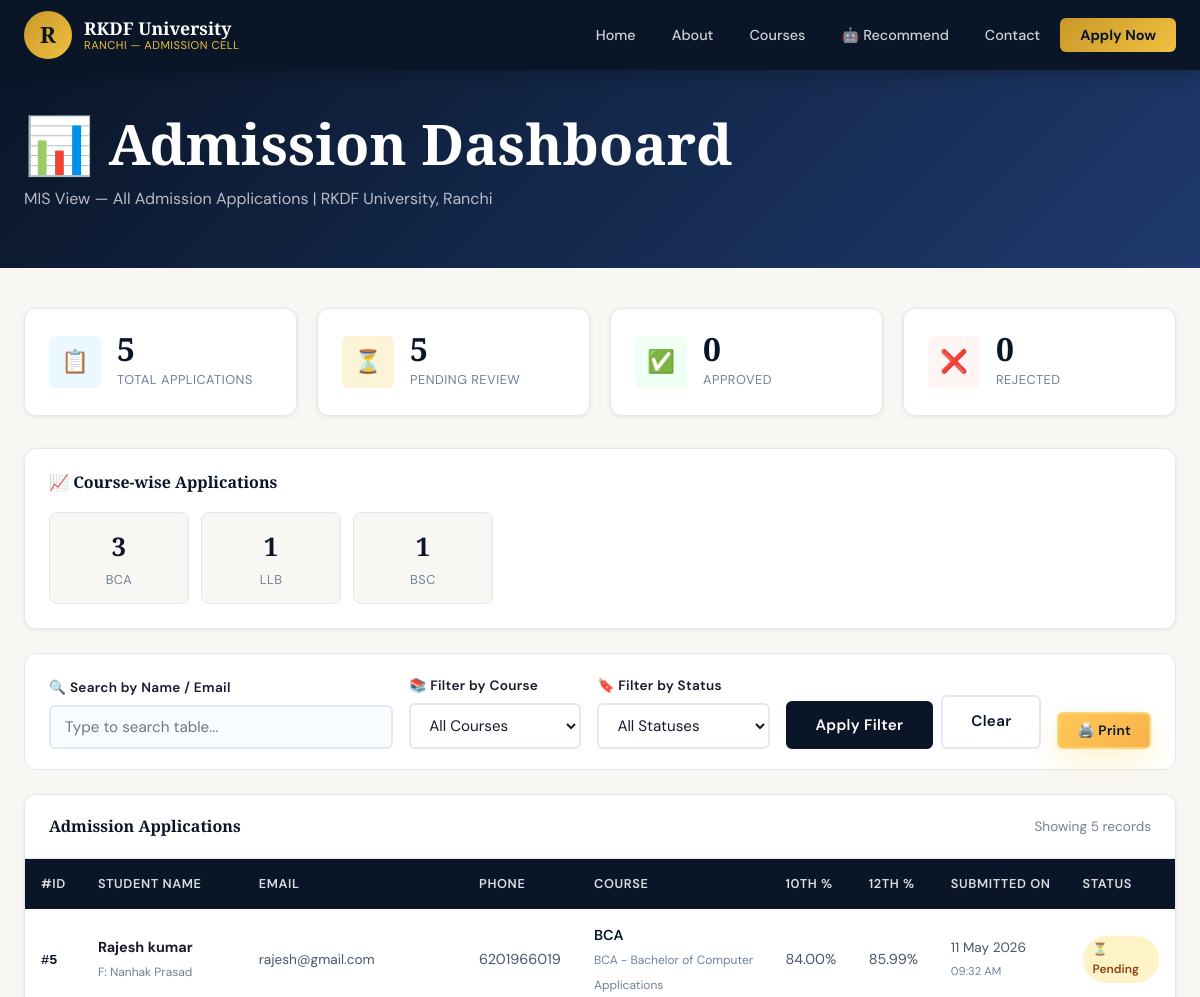
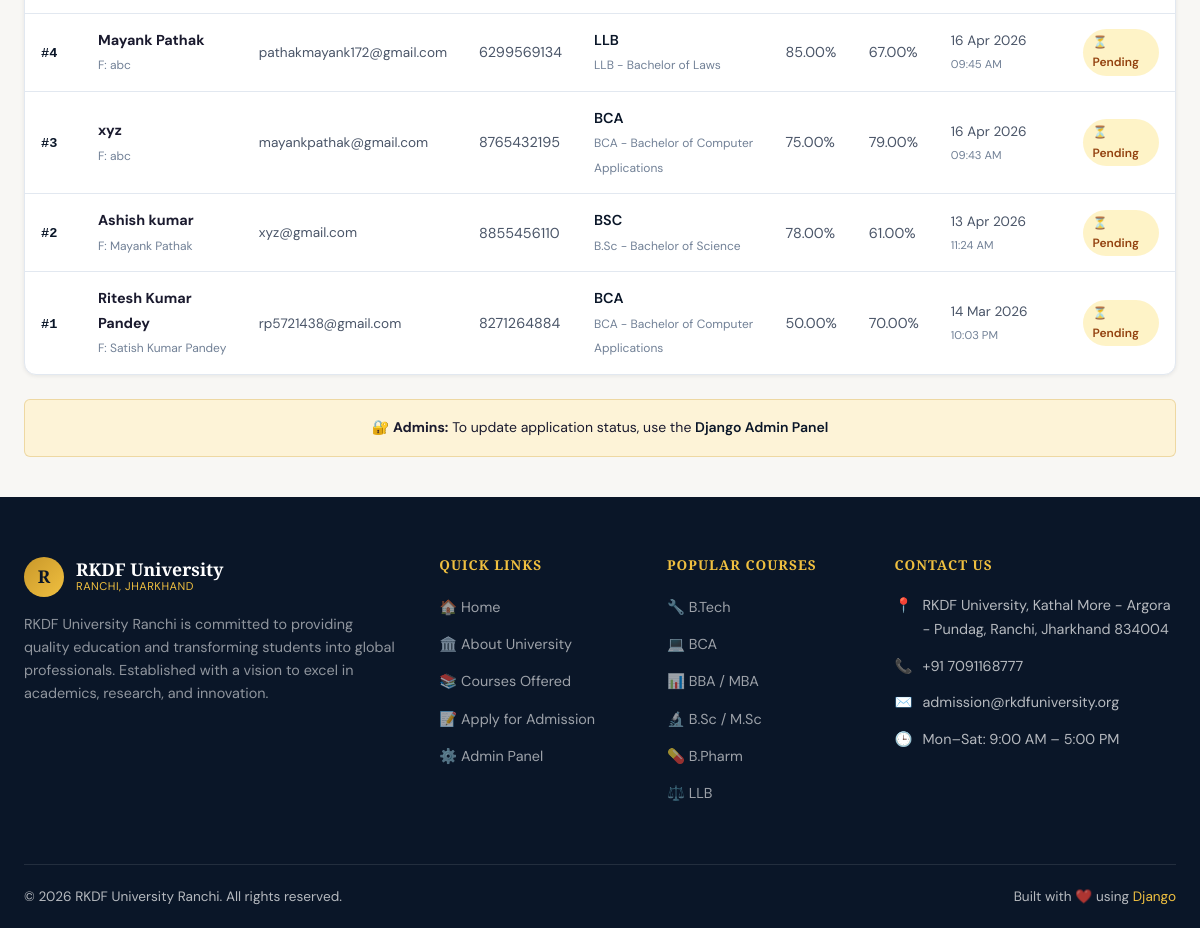
/dashboard/, run on the app's committed database (2 pictures, top to bottom).
### admission/models.py (models this page shows, shortened)
class AdmissionForm(models.Model):
    name = models.CharField(max_length=200, verbose_name="Full Name")
    email = models.EmailField(unique=True, verbose_name="Email Address")
    phone = models.CharField(max_length=15, verbose_name="Phone Number")
    course = models.CharField(
        max_length=10,
        choices=COURSE_CHOICES,
        verbose_name="Applied Course"
    )
    address = models.TextField(verbose_name="Residential Address")
    father_name = models.CharField(
        max_length=200,
        verbose_name="Father's Name",
        default=""
    )
    date_of_birth = models.DateField(
        verbose_name="Date of Birth",
        null=True,
        blank=True
    )
    tenth_percentage = models.DecimalField(
        max_digits=5,
        decimal_places=2,
        verbose_name="10th Percentage",
        null=True,
        blank=True
    )
    twelfth_percentage = models.DecimalField(
        max_digits=5,
        decimal_places=2,
        verbose_name="12th Percentage",
        null=True,
        blank=True
    )
    STATUS_CHOICES = [
        ('pending',  'Pending Review'),
        ('approved', 'Approved'),
        ('rejected', 'Rejected'),
    ]
    status = models.CharField(
        max_length=10,
        choices=STATUS_CHOICES,
        default='pending',
        verbose_name="Application Status"
    )
    submitted_at = models.DateTimeField(
        auto_now_add=True,
        verbose_name="Date of Submission"
    )
    class Meta:
        verbose_name = "Admission Application"
        verbose_name_plural = "Admission Applications"
        ordering = ['-submitted_at']  # Newest first

### admission/views.py (the view)
# urls.py: path('dashboard/', views.dashboard, name='dashboard'),
def dashboard(request):
    admissions = AdmissionForm.objects.all()
    filter_course = request.GET.get('course', '')
    filter_status = request.GET.get('status', '')
    if filter_course:
        admissions = admissions.filter(course=filter_course)
    if filter_status:
        admissions = admissions.filter(status=filter_status)
    total         = AdmissionForm.objects.count()
    pending_count = AdmissionForm.objects.filter(status='pending').count()
    approved_count= AdmissionForm.objects.filter(status='approved').count()
    rejected_count= AdmissionForm.objects.filter(status='rejected').count()
    course_stats = AdmissionForm.objects.values('course').annotate(
        count=Count('id')
    ).order_by('-count')
    context = {
        'page_title': 'Student Dashboard',
        'admissions': admissions,
        'total': total,
        'pending_count': pending_count,
        'approved_count': approved_count,
        'rejected_count': rejected_count,
        'course_stats': course_stats,
        'course_choices': COURSE_CHOICES,
        'filter_course': filter_course,
        'filter_status': filter_status,
    }
    return render(request, 'admission/dashboard.html', context)

### admission/templates/admission/dashboard.html (shortened to what this page needs)
{% extends 'admission/base.html' %}
{% block content %}
<div class="dashboard-header">
    <div class="container">
        <h1 style="color:white; margin-bottom:8px;">📊 Admission Dashboard</h1>
        <p style="color:rgba(255,255,255,0.7);">MIS View — All Admission Applications | RKDF University, Ranchi</p>
    </div>
</div>
<div class="dashboard-page" style="padding-top:0;">
    <div class="container">
        <div class="stats-grid">
            <div class="stat-card">
                <div class="stat-icon blue">📋</div>
                <div class="stat-info">
                    <h3>{{ total }}</h3>
                    <p>Total Applications</p>
                </div>
            </div>
            <div class="stat-card">
                <div class="stat-icon yellow">⏳</div>
                <div class="stat-info">
                    <h3>{{ pending_count }}</h3>
                    <p>Pending Review</p>
                </div>
            </div>
            <div class="stat-card">
                <div class="stat-icon green">✅</div>
                <div class="stat-info">
                    <h3>{{ approved_count }}</h3>
                    <p>Approved</p>
                </div>
            </div>
            <div class="stat-card">
                <div class="stat-icon red">❌</div>
                <div class="stat-info">
                    <h3>{{ rejected_count }}</h3>
                    <p>Rejected</p>
                </div>
            </div>
        </div>
        {% if course_stats %}
        <div style="background:white; border-radius:var(--radius-md); padding:24px; border:1px solid var(--border); margin-bottom:24px; box-shadow:var(--shadow-sm);">
            <h3 style="margin-bottom:20px; font-size:1rem; color:var(--navy);">📈 Course-wise Applications</h3>
            <div style="display:flex; flex-wrap:wrap; gap:12px;">
                {% for cs in course_stats %}
                <div style="background:var(--off-white); border:1px solid var(--border); border-radius:8px; padding:12px 20px; min-width:140px; text-align:center;">
                    <div style="font-family:var(--font-heading); font-size:1.6rem; color:var(--navy); font-weight:700;">{{ cs.count }}</div>
                    <div style="font-size:0.8rem; color:var(--text-light); text-transform:uppercase; letter-spacing:0.5px;">{{ cs.course }}</div>
                </div>
                {% endfor %}
            </div>
        </div>
        {% endif %}
        <div class="filter-bar">
            <form method="GET" action="{% url 'dashboard' %}" style="display:flex; gap:16px; flex-wrap:wrap; flex:1; align-items:flex-end;">
                <div class="form-group" style="flex:2; min-width:200px;">
                    <label>🔍 Search by Name / Email</label>
                    <input type="text" id="tableSearch" placeholder="Type to search table..."
                           style="padding:10px 14px; border:2px solid var(--border); border-radius:6px; font-family:var(--font-body); outline:none; width:100%;">
                </div>
                <div class="form-group" style="flex:1; min-width:160px;">
                    <label>📚 Filter by Course</label>
                    <select name="course" style="padding:10px 14px; border:2px solid var(--border); border-radius:6px; font-family:var(--font-body); background:white; width:100%;">
                        <option value="">All Courses</option>
                    </select>
                </div>
                <div class="form-group" style="flex:1; min-width:150px;">
                    <label>🔖 Filter by Status</label>
                    <select name="status" style="padding:10px 14px; border:2px solid var(--border); border-radius:6px; font-family:var(--font-body); background:white; width:100%;">
                        <option value="">All Statuses</option>
                    </select>
                </div>
                <div style="display:flex; gap:8px; align-items:flex-end;">
                    <button type="submit" class="btn btn-navy">Apply Filter</button>
                    <a href="{% url 'dashboard' %}" class="btn btn-outline" style="color:var(--navy); border-color:var(--border);">Clear</a>
                </div>
            </form>
            <button onclick="printDashboard()" class="btn btn-primary btn-sm" style="align-self:flex-end;">
                🖨️ Print
            </button>
        </div>
        <div class="table-container">
            <div class="table-header">
                <h3>
                    Admission Applications
                </h3>
                <span style="font-size:0.85rem; color:var(--text-light);">
                    Showing {{ admissions|length }} record{{ admissions|length|pluralize }}
                </span>
            </div>
            <div style="overflow-x:auto;">
                <table id="admissionTable">
                    <thead>
                        <tr>
                            <th>#ID</th>
                            <th>Student Name</th>
                            <th>Email</th>
                            <th>Phone</th>
                            <th>Course</th>
                            <th>10th %</th>
                            <th>12th %</th>
                            <th>Submitted On</th>
                            <th>Status</th>
                        </tr>
                    </thead>
                    <tbody>
                        {% for admission in admissions %}
                        <tr>
                            <td><span class="app-id">#{{ admission.id }}</span></td>
                            <td>
                                <strong style="color:var(--text-dark);">{{ admission.name }}</strong>
                                {% if admission.father_name %}
                                <br><small style="color:var(--text-light);">F: {{ admission.father_name }}</small>
                                {% endif %}
                            </td>
                            <td style="font-size:0.85rem;">{{ admission.email }}</td>
                            <td>{{ admission.phone }}</td>
                            <td>
                                <span style="font-weight:600; color:var(--navy);">{{ admission.course }}</span>
                                <br><small style="color:var(--text-light); font-size:0.75rem;">{{ admission.get_course_display }}</small>
                            </td>
                            <td>
                                {% if admission.tenth_percentage %}
                                    {{ admission.tenth_percentage }}%
                                {% else %}
                                    <span style="color:var(--text-light);">—</span>
                                {% endif %}
                            </td>
                            <td>
                                {% if admission.twelfth_percentage %}
                                    {{ admission.twelfth_percentage }}%
                                {% else %}
                                    <span style="color:var(--text-light);">—</span>
                                {% endif %}
                            </td>
                            <td style="font-size:0.85rem; white-space:nowrap;">
                                {{ admission.submitted_at|date:"d M Y" }}
                                <br><small style="color:var(--text-light);">{{ admission.submitted_at|time:"h:i A" }}</small>
                            </td>
                            <td>
                                <span class="badge badge-{{ admission.status }}">
                                    {% if admission.status == 'pending' %}⏳{% elif admission.status == 'approved' %}✅{% else %}❌{% endif %}
                                    {{ admission.status|capfirst }}
                                </span>
                            </td>
                        </tr>
                        {% endfor %}
                    </tbody>
                </table>
            </div>
        </div>
        <div style="text-align:center; margin-top:24px; padding:16px; background:var(--gold-pale); border-radius:var(--radius-sm); border:1px solid rgba(201,152,42,0.3);">
            <p style="margin:0; font-size:0.875rem; color:var(--text-dark);">
                🔐 <strong>Admins:</strong> To update application status, use the
                <a href="/admin/" style="color:var(--navy); font-weight:600;">Django Admin Panel</a>
            </p>
        </div>
    </div>
</div>
{% endblock %}

### data on the page
AdmissionForm: id "5", name "Rajesh kumar", father_name "Nanhak Prasad", email "rajesh@gmail.com", phone "6201966019", course "BCA", course "BCA - Bachelor of Computer Applications", tenth_percentage "84.00", twelfth_percentage "85.99", submitted_at "11 May 2026", submitted_at "09:32 AM", status "Pending"
AdmissionForm: id "4", name "Mayank Pathak", father_name "abc", email "pathakmayank172@gmail.com", phone "6299569134", course "LLB", course "LLB - Bachelor of Laws", tenth_percentage "85.00", twelfth_percentage "67.00", submitted_at "16 Apr 2026", submitted_at "09:45 AM", status "Pending"
AdmissionForm: id "3", name "xyz", father_name "abc", email "mayankpathak@gmail.com", phone "8765432195", course "BCA", course "BCA - Bachelor of Computer Applications", tenth_percentage "75.00", twelfth_percentage "79.00", submitted_at "16 Apr 2026", submitted_at "09:43 AM", status "Pending"
AdmissionForm: id "2", name "Ashish kumar", father_name "Mayank Pathak", email "xyz@gmail.com", phone "8855456110", course "BSC", course "B.Sc - Bachelor of Science", tenth_percentage "78.00", twelfth_percentage "61.00", submitted_at "13 Apr 2026", submitted_at "11:24 AM", status "Pending"
AdmissionForm: id "1", name "Ritesh Kumar Pandey", father_name "Satish Kumar Pandey", email "rp5721438@gmail.com", phone "8271264884", course "BCA", course "BCA - Bachelor of Computer Applications", tenth_percentage "50.00", twelfth_percentage "70.00", submitted_at "14 Mar 2026", submitted_at "10:03 PM", status "Pending"

### other printed values
{{ total }} "5"
{{ pending_count }} "5"
{{ approved_count }} "0"
{{ rejected_count }} "0"
{{ cs.count }} "3" "1" "1"
{{ cs.course }} "BCA" "LLB" "BSC"
{{ admissions|length }} "5"
